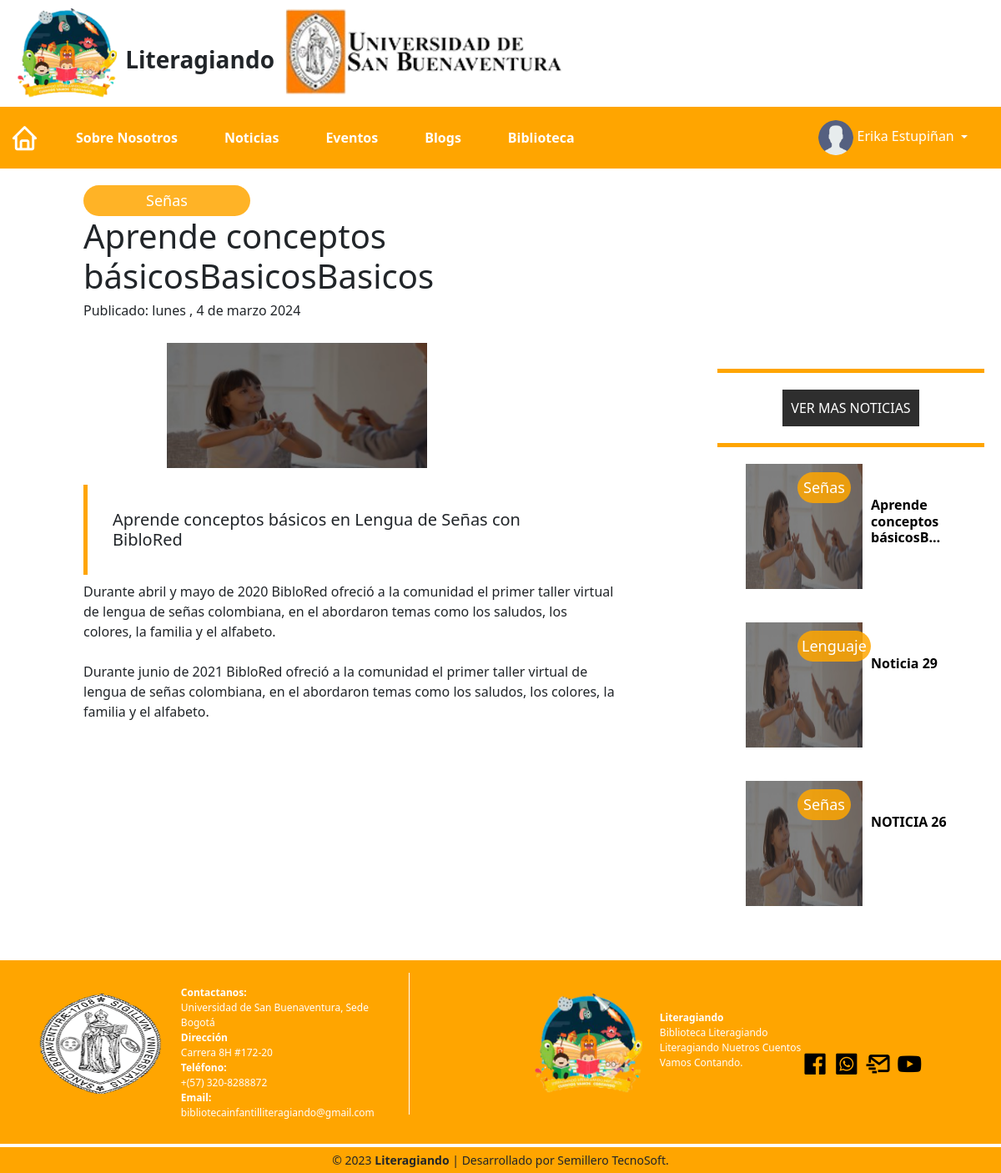
The page /Views/Home/Noticias/noticia.php?idnoticia=19 (signed in) on the database its author committed.
### tables this page shows
CREATE TABLE `usuario` (
  `identificacion` int(20) NOT NULL,
  `id_usuario` int(11) NOT NULL,
  `nombre_completo` varchar(200) NOT NULL,
  `direccion_usuario` varchar(200) NOT NULL,
  `telefono` bigint(11) NOT NULL,
  `usuario` varchar(200) NOT NULL,
  `correo` varchar(200) NOT NULL,
  `password` varchar(500) NOT NULL,
  `estado` tinyint(4) NOT NULL DEFAULT 1,
  `foto_perfil` varchar(200) NOT NULL DEFAULT '/Literagiando/Resources/img/User.png',
  `fecha_registro` timestamp NOT NULL DEFAULT current_timestamp(),
  `idtipodedocumento` int(11) NOT NULL,
  `rol` int(11) NOT NULL DEFAULT 2,
  `sexo` varchar(10) NOT NULL DEFAULT 'Femenino',
  `acceso` bigint(20) NOT NULL DEFAULT 1
);

CREATE TABLE `noticias` (
  `idnoticias` int(11) NOT NULL,
  `imagen_card` varchar(200) NOT NULL,
  `nombre_Noticia` varchar(200) NOT NULL,
  `fecha_publicacion` timestamp NOT NULL DEFAULT current_timestamp() ON UPDATE current_timestamp(),
  `subtitulo_noticias` varchar(300) NOT NULL,
  `detalle_noticias` varchar(5000) NOT NULL,
  `id_usuario` int(11) NOT NULL,
  `idtipo_Noticia` int(11) NOT NULL,
  `estado_noticia` varchar(10) NOT NULL DEFAULT 'Activo'
);

CREATE TABLE `tiponoticia` (
  `idtipo_Noticia` int(11) NOT NULL,
  `tipo_noticia` varchar(20) NOT NULL
);

### App/Controllers/Login/AuthController.php (called while the page is built, shortened)
<?php
$server = "localhost";
$userRoot = "root";
$password = "";
$db = "literagiando";
$conexion = new mysqli($server, $userRoot, $password, $db);
function obtenerDatos($correoU) {
    $correo = $_SESSION['correo'];
    global $conexion;
    $sql = "SELECT usuario.* , roles.nombre_rol  FROM usuario JOIN roles  ON roles.idrol = usuario.rol WHERE correo = ?";
    $stmt = $conexion->prepare($sql);
    if ($stmt) {
        $stmt->bind_param("s", $correo);
        $stmt->execute();
        $result = $stmt->get_result();
        if ($result) {
            $row = $result->fetch_assoc();
        } else {
            echo "Error executing the query: " . $conexion->error;
        }
    } else {
        echo "Error preparing the statement: " . $conexion->error;
    }
    $sql_paginas = "SELECT * FROM pagina ORDER by id_pagina";
    $stmt = $conexion->prepare($sql_paginas);
    if ($stmt) {
        $stmt->execute();
        $result = $stmt->get_result();
        $paginas = $result->fetch_all(MYSQLI_ASSOC);
    } else {
        echo "Error preparing the statement: " . $conexion->error;
    }
    $salida = array(
        'datos' => $row,
        'paginas' => $paginas
    );
    return $salida;
}
?>

### App/Controllers/NoticiaController.php (called while the page is built, shortened)
<?php
require_once (__DIR__ .'/../Models/NoticiaModel.php');
class NoticiaController extends NoticiaModel{
    private $eventModel;
    private $respuesta;
    public function __construct()
    {
        $this->eventModel = new NoticiaModel();
    }
    public function ObtenerNoticiasController()
    {
        try{
            $resultados = $this->eventModel->ObtenerNoticiasActivasModel();
            $this->respuesta = array(
                "state" => true,
                "noticias" => $resultados
            );
        }catch (PDOException $pdoEx){
            $this->respuesta = array (
                "state" => false,
                "mensaje" => $pdoEx->getMessage()
            );
        }
        return $this->respuesta;
    }
    public function ObtenerIdNoticiaController($idNoticias){
        try {
            $resultados = $this->eventModel->ObtenerNoticiaPorIdModel($idNoticias);
            $this->respuesta = array(
                "state" => true,
                "resultado" => $resultados
            );
        } catch (PDOException $pdoEx) {
            $this->respuesta = array(
                "state" => false,
                "mensaje" => $pdoEx->getMessage()
            );
        }
        return $this->respuesta;
    }
}
?>

### App/Models/Database.php (called while the page is built, shortened)
<?php
    require_once (__DIR__ . '../../Models/Config.php');
    class Database{
        private function conectar(){
            $basedatos = new PDO('mysql:host='.DB_HOST.':'.DB_PORT.';'.'dbname='.DB_DATABASE.';charset='.CHARSET.'',DB_USER,DB_PASS);
            return $basedatos;
        }
         public function EjecutarSPConParams($consulta, $parametros){
            try{
                $conexion = $this->conectar();
                $conexion->setAttribute(PDO::ATTR_ERRMODE, PDO::ERRMODE_EXCEPTION);
                $sentencia = $conexion->prepare($consulta);
                $sentencia->execute($parametros);
                $respuesta = $sentencia->fetchAll(PDO::FETCH_ASSOC);
                return $respuesta;
            }catch(PDOException $exception) {
                return $exception;
            }
        }
        public function EjecutarSPSinParams($consulta){
            try{
                $conexion = $this->conectar();
                $conexion->setAttribute(PDO::ATTR_ERRMODE, PDO::ERRMODE_EXCEPTION);
                $sentencia = $conexion->prepare($consulta);
                $sentencia->execute();
                $respuesta = $sentencia->fetchAll(PDO::FETCH_ASSOC);
                return $respuesta;
            }catch(PDOException $exception) {
                return $exception;
            }
        }
    }
?>

### App/Models/NoticiaModel.php (called while the page is built, shortened)
<?php
require_once (__DIR__ .'/../Models/Database.php');
class NoticiaModel {
    private $conexion;
    public function __construct()
    {
        $this->conexion = new Database();
    }
    public function ObtenerNoticiasActivasModel(){
        $consulta = "SELECT e.*, te.tipo_noticia AS tipoNoticia, usuario.nombre_completo as usuarioN
        FROM Noticias e
        LEFT JOIN tipoNoticia te ON e.idtipo_Noticia = te.idtipo_Noticia JOIN usuario ON usuario.id_usuario = e.id_usuario WHERE e.estado_noticia='Activo';";
        $respuesta = $this->conexion->EjecutarSPSinParams($consulta);
        return $respuesta;
    }
    public function ObtenerNoticiaPorIdModel($idNoticias){
        $consulta = "SELECT e.*, te.tipo_noticia AS tipoNoticia, usuario.nombre_completo as usuarioN
        FROM Noticias e
        LEFT JOIN tipoNoticia te ON e.idtipo_Noticia = te.idtipo_Noticia JOIN usuario ON usuario.id_usuario = e.id_usuario WHERE idNoticias = :prm_idNoticias";
        $parametros = array(
            "prm_idNoticias"=>$idNoticias
        );
        $respuesta = $this->conexion->EjecutarSPConParams($consulta, $parametros);
        return $respuesta;
    }
}
?>

### App/Models/Config.php (called while the page is built, shortened)
<?php
    $meses = array(
        'January' => 'enero',
        'February' => 'febrero',
        'March' => 'marzo',
        'April' => 'abril',
        'May' => 'mayo',
        'June' => 'junio',
        'July' => 'julio',
        'August' => 'agosto',
        'September' => 'septiembre',
        'October' => 'octubre',
        'November' => 'noviembre',
        'December' => 'diciembre'
    );
    $dias = array(
        'Monday' => 'lunes',
        'Tuesday' => 'martes',
        'Wednesday' => 'miércoles',
        'Thursday' => 'jueves',
        'Friday' => 'viernes',
        'Saturday' => 'sábado',
        'Sunday' => 'domingo'
    );
?>

### Views/Home/Noticias/noticia.php (the view, shortened to what this page needs)
<?php
require_once (__DIR__ .'/../../../App/Controllers/NoticiaController.php');
$noticiaController = new NoticiaController();
$noticiaCon= new NoticiaController();
$noticias = $noticiaController->ObtenerNoticiasController();
if ($_SERVER["REQUEST_METHOD"] === "POST") {
    $idnoticia = isset($_POST['idnoticia']) ? $_POST['idnoticia'] : null;
} else {
    $idnoticia = isset($_GET['idnoticia']) ? $_GET['idnoticia'] : null;
}
if ($idnoticia !== null) {
    $noticia = $noticiaCon->ObtenerIdNoticiaController($idnoticia);
} else {
    $noticia = $noticiaCon->ObtenerUltimaNoticiaController();
}
$timestamp = strtotime($noticia['resultado'][0]['fecha_publicacion']);
$fechaFormateada = strftime('%A , %e de %B %Y', $timestamp);
$fechaFormateada = strtr($fechaFormateada, array_merge($meses, $dias));
?>
<?php include '../header.php'; ?>
<div class="body_content">
    <div class="leftPanel">
        <span class="tipoNoticia"><?php echo $noticia['resultado'][0]['tipoNoticia'] ?></span>
        <h1 id="titulo"><?php echo $noticia['resultado'][0]['nombre_Noticia'] ?>
        <h6>Publicado: <?php echo $fechaFormateada?></h6>
        <img class="img" src="<?php echo $noticia['resultado'][0]['imagen_card'] ?>" alt="img">
        <h5><?php echo $noticia['resultado'][0]['subtitulo_noticias'] ?></h5>
        <span><?php echo nl2br($noticia['resultado'][0]['detalle_noticias']); ?></span>
    </div>
    <div class="rightPanel">
        <div class="separacionNoticias">
            <a href="noticias.php" class="btnMostrarNoticias">VER MAS NOTICIAS</a>
        </div>
        <?php
            $contador = 0;
            if ($noticias['state'] === true) {
                usort($noticias['noticias'], function($a, $b) {
                    return strtotime($b['fecha_publicacion']) - strtotime($a['fecha_publicacion']);
                });
                foreach ($noticias['noticias'] as $row) {
                    ?>
                    <a class="cardNoticia" href="?idnoticia=<?php echo $row['idnoticias']; ?>">
                        <img class="img" src="<?php echo $row['imagen_card'] ?>" alt="Imagen">
                        <span class="tipoNoticia"><?php echo $row['tipoNoticia'] ?></span>
                        <strong><?php echo $row['nombre_Noticia'] ?></strong>
                    </a>
                    <?php
                    $contador += 1;
                    if ($contador === 3) {
                        break;
                    }
                }
            }
        ?>
    </div>
</div>
<?php include '../footer.php'; ?>

### Views/Home/header.php (shortened to what this page needs)
<?php
    require_once (__DIR__.'/../../App/Controllers/Login/AuthController.php');
    if (isset($_SESSION['correo'])) {
        $correo = $_SESSION['correo'];
        $row = obtenerDatos($correo);
        $row = $row['datos'];
    }
    include_once __DIR__ . '/../Login/login.php';
?>
<!DOCTYPE html>
<html lang="es">
<head>
    <link rel="stylesheet" type="text/css" href="/Literagiando/Resources/css/home.css">
    <link rel="stylesheet" type="text/css" href="/Literagiando/Resources/css/timeline.css">
    <link rel="stylesheet" type="text/css" href="/Literagiando/Resources/css/RegisterLog.css">
    <link rel="stylesheet" type="text/css" href="/Literagiando/Resources/css/video-min.css">
    <link href="https://cdn.jsdelivr.net/npm/bootstrap@5.3.2/dist/css/bootstrap.min.css" rel="stylesheet">
    <link rel="stylesheet" href="https://cdn.jsdelivr.net/npm/bootstrap-icons@1.11.1/font/bootstrap-icons.css">
    <link href='https://unpkg.com/boxicons@2.0.7/css/boxicons.min.css' rel='stylesheet'>
</head>
<body>
        <div class="content-logo" onclick="window.location.href='/Literagiando/Views/Home/index.php';" style="cursor: pointer;" role="button">
            <div class="logo-litera">
                <img src="/Literagiando/Resources/img/Logo_Literagiando.png" alt="Imagen">
            </div>
            <div class="title-litera">
            <strong>Literagiando</strong>
            </div>
            <div class="logo-uni">
                <img src="/Literagiando/Resources/img/Logo-Uni.png" alt="Imagen">
            </div>
        </div>
        <nav class="navbar navbar-expand-lg">
            <div class="container-fluid">
                <a id="btnInicio" class="navbar-brand" href="/Literagiando/Views/Home/index.php" class="boton-modal"><i class='bx bx-home' ></i></a>
                <div class="collapse navbar-collapse" id="navbarSupportedContent">
                <ul class="navbar-nav me-auto mb-2 mb-lg-0">
                    <li class="nav-item">
                    <a id="btnSobreNosotros" class="nav-link active" aria-current="page" href="/Literagiando/Views/Home/TimeLine/historia.php"><strong>Sobre Nosotros</strong></a>
                    </li>
                    <li class="nav-item">
                    <a id="btnNoticias" class="nav-link" href="/Literagiando/Views/Home/Noticias/noticias.php"><strong>Noticias</strong></a>
                    </li>
                    <li class="nav-item">
                    <a id="btnEventos" class="nav-link" href="/Literagiando/Views/Home/Eventos/eventos.php"><strong>Eventos</strong></a>
                    </li>
                    <li class="nav-item">
                    <a id="btnBlog" class="nav-link" href="/Literagiando/Views/Home/Blog/blogs.php"><strong>Blogs</strong></a>
                    </li>
                    <li class="nav-item">
                    <a id="btnBiblioteca" class="nav-link" href="/Literagiando/literagiando59/login.php"><strong>Biblioteca</strong></a>
                    </li>
                </ul>
                <?php if (!isset($rol)) { ?>
                    <ul class="navbar-nav">
                        <li class="nav-item">
                            <a id="btnIncioDeSesionVideo" class="nav-link" href="#" data-bs-toggle="modal" data-bs-target="#LoginModal">
                                <strong>Iniciar Sesión</strong> <i class='bx bx-user'></i>
                            </a>
                        </li>
                    </ul>
                <?php } else { ?>
                    <ul class="navbar-nav ms-auto">
                        <li class="nav-item dropdown ms-auto">
                            <a class="nav-link dropdown-toggle" href="#" role="button" data-bs-toggle="dropdown" aria-expanded="false">
                                <img src="<?php echo $row['foto_perfil'] ?>" alt="" class="img-fluid rounded-circle avatar mr-2">
                                <?php echo $row['nombre_completo'] ?>
                            </a>
                        </li>
                    </ul>
                <?php } ?>
            </div>
        </nav>

### rows shown on the page
usuario: foto_perfil (placeholder picture), nombre_completo "Erika Estupiñan"
noticias: idtipo_Noticia.tipo_noticia "Señas", nombre_Noticia "Aprende conceptos básicosBasicosBasicos", fecha_publicacion "lunes , 4 de marzo 2024", imagen_card (picture), subtitulo_noticias "Aprende conceptos básicos en Lengua de Señas con BibloRed", detalle_noticias "Durante abril y mayo de 2020 BibloRed ofreció a la comunidad el primer taller virtual de lengua de señas colombiana, en el abordaron temas como los saludos, los colores, la familia y el alfabeto. Durante junio de 2021 BibloRed ofreció a la comunidad el primer taller virtual de lengua de señas colombiana, en el abordaron temas como los saludos, los colores, la familia y el alfabeto.", nombre_Noticia "Aprende concepto…"
noticias: imagen_card (picture), idtipo_Noticia.tipo_noticia "Lenguaje", nombre_Noticia "Noticia 29"
noticias: imagen_card (picture), idtipo_Noticia.tipo_noticia "Señas", nombre_Noticia "NOTICIA 26"
